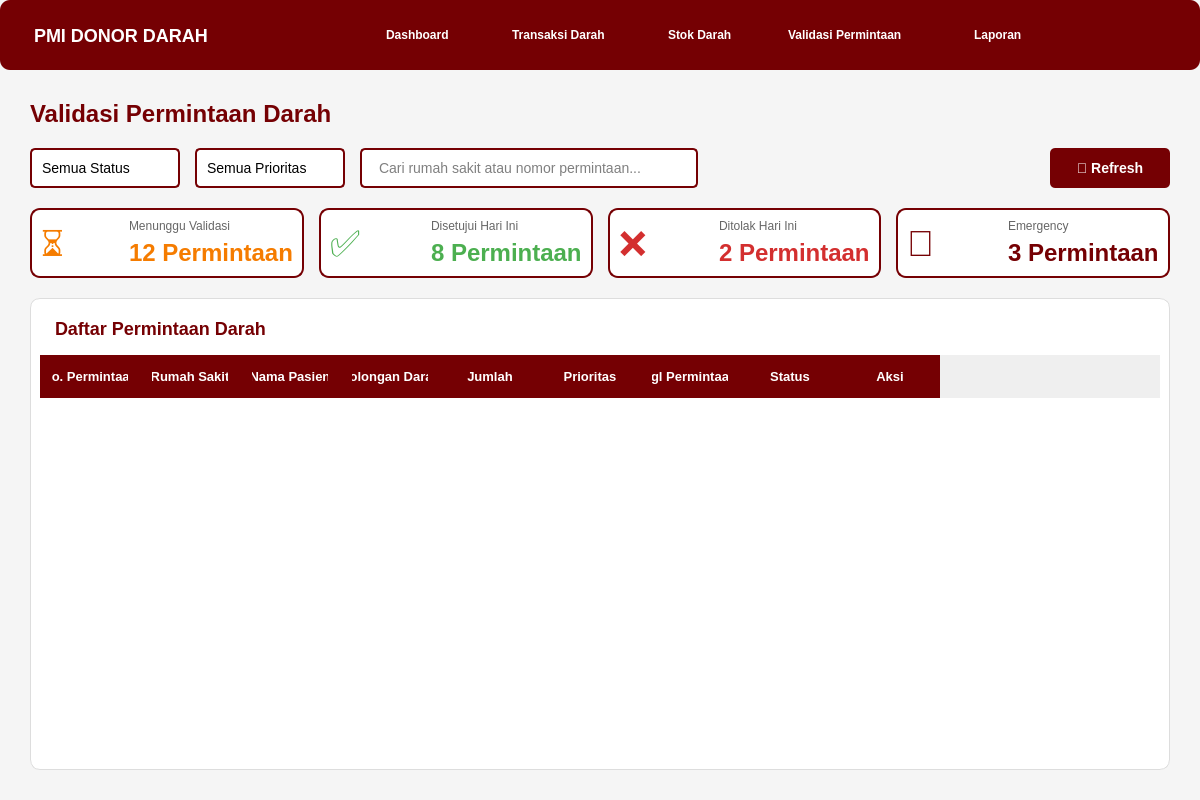
<?xml version="1.0" encoding="UTF-8"?>
<ui version="4.0">
 <class>MainWindow</class>
 <widget class="QMainWindow" name="MainWindow">
  <property name="geometry">
   <rect>
    <x>0</x>
    <y>0</y>
    <width>1200</width>
    <height>800</height>
   </rect>
  </property>
  <property name="windowTitle">
   <string>Dashboard PMI - Donor Darah</string>
  </property>
  <property name="styleSheet">
   <string notr="true">
QMainWindow {
    background-color: #f5f5f5;
}
QPushButton {
    border: none;
    padding: 10px 20px;
    border-radius: 5px;
    font-weight: bold;
}
QPushButton:hover {
    opacity: 0.8;
}
QFrame {
    border-radius: 10px;
}
QLabel {
    color: #333333;
}
   </string>
  </property>
  <widget class="QWidget" name="centralwidget">
   <layout class="QVBoxLayout" name="verticalLayout">
    <property name="spacing">
     <number>0</number>
    </property>
    <property name="leftMargin">
     <number>0</number>
    </property>
    <property name="topMargin">
     <number>0</number>
    </property>
    <property name="rightMargin">
     <number>0</number>
    </property>
    <property name="bottomMargin">
     <number>0</number>
    </property>
    <item>
     <widget class="QFrame" name="navbar">
      <property name="minimumSize">
       <size>
        <width>0</width>
        <height>70</height>
       </size>
      </property>
      <property name="maximumSize">
       <size>
        <width>16777215</width>
        <height>70</height>
       </size>
      </property>
      <property name="styleSheet">
       <string notr="true">
QFrame#navbar {
    background-color: #750003;
}
QPushButton {
    color: white;
    background-color: transparent;
    text-align: left;
    padding: 15px 25px;
}
QPushButton:hover {
    background-color: rgba(255, 255, 255, 0.1);
}
QPushButton:pressed {
    background-color: rgba(255, 255, 255, 0.2);
}
       </string>
      </property>
      <property name="frameShape">
       <enum>QFrame::StyledPanel</enum>
      </property>
      <layout class="QHBoxLayout" name="horizontalLayout">
       <item>
        <widget class="QLabel" name="logoLabel">
         <property name="minimumSize">
          <size>
           <width>200</width>
           <height>0</height>
          </size>
         </property>
         <property name="styleSheet">
          <string notr="true">color: white; font-size: 18px; font-weight: bold; padding-left: 20px;</string>
         </property>
         <property name="text">
          <string>PMI DONOR DARAH</string>
         </property>
        </widget>
       </item>
       <item>
        <spacer name="horizontalSpacer">
         <property name="orientation">
          <enum>Qt::Horizontal</enum>
         </property>
         <property name="sizeHint" stdset="0">
          <size>
           <width>40</width>
           <height>20</height>
          </size>
         </property>
        </spacer>
       </item>
       <item>
        <widget class="QPushButton" name="btnDashboard">
         <property name="minimumSize">
          <size>
           <width>120</width>
           <height>0</height>
          </size>
         </property>
         <property name="text">
          <string>Dashboard</string>
         </property>
        </widget>
       </item>
       <item>
        <widget class="QPushButton" name="btnTransaksi">
         <property name="minimumSize">
          <size>
           <width>150</width>
           <height>0</height>
          </size>
         </property>
         <property name="text">
          <string>Transaksi Darah</string>
         </property>
        </widget>
       </item>
       <item>
        <widget class="QPushButton" name="btnStok">
         <property name="minimumSize">
          <size>
           <width>100</width>
           <height>0</height>
          </size>
         </property>
         <property name="text">
          <string>Stok Darah</string>
         </property>
        </widget>
       </item>
       <item>
        <widget class="QPushButton" name="btnValidasi">
         <property name="minimumSize">
          <size>
           <width>180</width>
           <height>0</height>
          </size>
         </property>
         <property name="text">
          <string>Validasi Permintaan</string>
         </property>
        </widget>
       </item>
       <item>
        <widget class="QPushButton" name="btnLaporan">
         <property name="minimumSize">
          <size>
           <width>100</width>
           <height>0</height>
          </size>
         </property>
         <property name="text">
          <string>Laporan</string>
         </property>
        </widget>
       </item>
       <item>
        <spacer name="horizontalSpacer_2">
         <property name="orientation">
          <enum>Qt::Horizontal</enum>
         </property>
         <property name="sizeHint" stdset="0">
          <size>
           <width>40</width>
           <height>20</height>
          </size>
         </property>
        </spacer>
       </item>
      </layout>
     </widget>
    </item>
    <item>
     <widget class="QWidget" name="validasiPermintaanPage">
      <layout class="QVBoxLayout" name="verticalLayout_2">
       <property name="spacing">
        <number>20</number>
       </property>
       <property name="leftMargin">
        <number>30</number>
       </property>
       <property name="topMargin">
        <number>30</number>
       </property>
       <property name="rightMargin">
        <number>30</number>
       </property>
       <property name="bottomMargin">
        <number>30</number>
       </property>
       <item>
        <widget class="QLabel" name="titleLabel">
         <property name="styleSheet">
          <string notr="true">font-size: 24px; font-weight: bold; color: #750003;</string>
         </property>
         <property name="text">
          <string>Validasi Permintaan Darah</string>
         </property>
        </widget>
       </item>
       <item>
        <layout class="QHBoxLayout" name="filterLayout">
         <property name="spacing">
          <number>15</number>
         </property>
         <item>
          <widget class="QComboBox" name="filterStatus">
           <property name="minimumSize">
            <size>
             <width>150</width>
             <height>40</height>
            </size>
           </property>
           <property name="styleSheet">
            <string notr="true">
QComboBox {
    background-color: white;
    border: 2px solid #750003;
    border-radius: 5px;
    padding: 5px 10px;
    font-size: 14px;
}
QComboBox:hover {
    border-color: #950005;
}
QComboBox::drop-down {
    border: none;
}
QComboBox::down-arrow {
    image: none;
    border-left: 5px solid transparent;
    border-right: 5px solid transparent;
    border-top: 5px solid #750003;
    margin-right: 10px;
}
            </string>
           </property>
           <item>
            <property name="text">
             <string>Semua Status</string>
            </property>
           </item>
           <item>
            <property name="text">
             <string>Pending</string>
            </property>
           </item>
           <item>
            <property name="text">
             <string>Disetujui</string>
            </property>
           </item>
           <item>
            <property name="text">
             <string>Ditolak</string>
            </property>
           </item>
          </widget>
         </item>
         <item>
          <widget class="QComboBox" name="filterPrioritas">
           <property name="minimumSize">
            <size>
             <width>150</width>
             <height>40</height>
            </size>
           </property>
           <property name="styleSheet">
            <string notr="true">
QComboBox {
    background-color: white;
    border: 2px solid #750003;
    border-radius: 5px;
    padding: 5px 10px;
    font-size: 14px;
}
QComboBox:hover {
    border-color: #950005;
}
QComboBox::drop-down {
    border: none;
}
QComboBox::down-arrow {
    image: none;
    border-left: 5px solid transparent;
    border-right: 5px solid transparent;
    border-top: 5px solid #750003;
    margin-right: 10px;
}
            </string>
           </property>
           <item>
            <property name="text">
             <string>Semua Prioritas</string>
            </property>
           </item>
           <item>
            <property name="text">
             <string>Emergency</string>
            </property>
           </item>
           <item>
            <property name="text">
             <string>Urgent</string>
            </property>
           </item>
           <item>
            <property name="text">
             <string>Normal</string>
            </property>
           </item>
          </widget>
         </item>
         <item>
          <widget class="QLineEdit" name="searchBox">
           <property name="minimumSize">
            <size>
             <width>250</width>
             <height>40</height>
            </size>
           </property>
           <property name="styleSheet">
            <string notr="true">
QLineEdit {
    background-color: white;
    border: 2px solid #750003;
    border-radius: 5px;
    padding: 5px 15px;
    font-size: 14px;
}
QLineEdit:focus {
    border-color: #950005;
}
            </string>
           </property>
           <property name="placeholderText">
            <string>Cari rumah sakit atau nomor permintaan...</string>
           </property>
          </widget>
         </item>
         <item>
          <spacer name="horizontalSpacer_3">
           <property name="orientation">
            <enum>Qt::Horizontal</enum>
           </property>
           <property name="sizeHint" stdset="0">
            <size>
             <width>40</width>
             <height>20</height>
            </size>
           </property>
          </spacer>
         </item>
         <item>
          <widget class="QPushButton" name="btnRefresh">
           <property name="minimumSize">
            <size>
             <width>120</width>
             <height>40</height>
            </size>
           </property>
           <property name="styleSheet">
            <string notr="true">
QPushButton {
    background-color: #750003;
    color: white;
    border: none;
    border-radius: 5px;
    font-size: 14px;
    font-weight: bold;
}
QPushButton:hover {
    background-color: #950005;
}
QPushButton:pressed {
    background-color: #550002;
}
            </string>
           </property>
           <property name="text">
            <string>🔄 Refresh</string>
           </property>
          </widget>
         </item>
        </layout>
       </item>
       <item>
        <layout class="QHBoxLayout" name="summaryLayout">
         <property name="spacing">
          <number>15</number>
         </property>
         <item>
          <widget class="QFrame" name="cardPending">
           <property name="styleSheet">
            <string notr="true">
QFrame#cardPending {
    background-color: white;
    border: 2px solid #750003;
}
            </string>
           </property>
           <property name="frameShape">
            <enum>QFrame::StyledPanel</enum>
           </property>
           <layout class="QHBoxLayout" name="horizontalLayout_2">
            <item>
             <widget class="QLabel" name="iconPending">
              <property name="styleSheet">
               <string notr="true">font-size: 36px; color: #f57c00;</string>
              </property>
              <property name="text">
               <string>⏳</string>
              </property>
             </widget>
            </item>
            <item>
             <layout class="QVBoxLayout" name="verticalLayout_3">
              <item>
               <widget class="QLabel" name="lblPending">
                <property name="styleSheet">
                 <string notr="true">font-size: 12px; color: #666;</string>
                </property>
                <property name="text">
                 <string>Menunggu Validasi</string>
                </property>
               </widget>
              </item>
              <item>
               <widget class="QLabel" name="valuePending">
                <property name="styleSheet">
                 <string notr="true">font-size: 24px; font-weight: bold; color: #f57c00;</string>
                </property>
                <property name="text">
                 <string>12 Permintaan</string>
                </property>
               </widget>
              </item>
             </layout>
            </item>
           </layout>
          </widget>
         </item>
         <item>
          <widget class="QFrame" name="cardDisetujui">
           <property name="styleSheet">
            <string notr="true">
QFrame#cardDisetujui {
    background-color: white;
    border: 2px solid #750003;
}
            </string>
           </property>
           <property name="frameShape">
            <enum>QFrame::StyledPanel</enum>
           </property>
           <layout class="QHBoxLayout" name="horizontalLayout_3">
            <item>
             <widget class="QLabel" name="iconDisetujui">
              <property name="styleSheet">
               <string notr="true">font-size: 36px; color: #4caf50;</string>
              </property>
              <property name="text">
               <string>✅</string>
              </property>
             </widget>
            </item>
            <item>
             <layout class="QVBoxLayout" name="verticalLayout_4">
              <item>
               <widget class="QLabel" name="lblDisetujui">
                <property name="styleSheet">
                 <string notr="true">font-size: 12px; color: #666;</string>
                </property>
                <property name="text">
                 <string>Disetujui Hari Ini</string>
                </property>
               </widget>
              </item>
              <item>
               <widget class="QLabel" name="valueDisetujui">
                <property name="styleSheet">
                 <string notr="true">font-size: 24px; font-weight: bold; color: #4caf50;</string>
                </property>
                <property name="text">
                 <string>8 Permintaan</string>
                </property>
               </widget>
              </item>
             </layout>
            </item>
           </layout>
          </widget>
         </item>
         <item>
          <widget class="QFrame" name="cardDitolak">
           <property name="styleSheet">
            <string notr="true">
QFrame#cardDitolak {
    background-color: white;
    border: 2px solid #750003;
}
            </string>
           </property>
           <property name="frameShape">
            <enum>QFrame::StyledPanel</enum>
           </property>
           <layout class="QHBoxLayout" name="horizontalLayout_4">
            <item>
             <widget class="QLabel" name="iconDitolak">
              <property name="styleSheet">
               <string notr="true">font-size: 36px; color: #d32f2f;</string>
              </property>
              <property name="text">
               <string>❌</string>
              </property>
             </widget>
            </item>
            <item>
             <layout class="QVBoxLayout" name="verticalLayout_5">
              <item>
               <widget class="QLabel" name="lblDitolak">
                <property name="styleSheet">
                 <string notr="true">font-size: 12px; color: #666;</string>
                </property>
                <property name="text">
                 <string>Ditolak Hari Ini</string>
                </property>
               </widget>
              </item>
              <item>
               <widget class="QLabel" name="valueDitolak">
                <property name="styleSheet">
                 <string notr="true">font-size: 24px; font-weight: bold; color: #d32f2f;</string>
                </property>
                <property name="text">
                 <string>2 Permintaan</string>
                </property>
               </widget>
              </item>
             </layout>
            </item>
           </layout>
          </widget>
         </item>
         <item>
          <widget class="QFrame" name="cardEmergency">
           <property name="styleSheet">
            <string notr="true">
QFrame#cardEmergency {
    background-color: white;
    border: 2px solid #750003;
}
            </string>
           </property>
           <property name="frameShape">
            <enum>QFrame::StyledPanel</enum>
           </property>
           <layout class="QHBoxLayout" name="horizontalLayout_5">
            <item>
             <widget class="QLabel" name="iconEmergency">
              <property name="styleSheet">
               <string notr="true">font-size: 36px; color: #750003;</string>
              </property>
              <property name="text">
               <string>🚨</string>
              </property>
             </widget>
            </item>
            <item>
             <layout class="QVBoxLayout" name="verticalLayout_6">
              <item>
               <widget class="QLabel" name="lblEmergency">
                <property name="styleSheet">
                 <string notr="true">font-size: 12px; color: #666;</string>
                </property>
                <property name="text">
                 <string>Emergency</string>
                </property>
               </widget>
              </item>
              <item>
               <widget class="QLabel" name="valueEmergency">
                <property name="styleSheet">
                 <string notr="true">font-size: 24px; font-weight: bold; color: #750003;</string>
                </property>
                <property name="text">
                 <string>3 Permintaan</string>
                </property>
               </widget>
              </item>
             </layout>
            </item>
           </layout>
          </widget>
         </item>
        </layout>
       </item>
       <item>
        <widget class="QFrame" name="tableFrame">
         <property name="styleSheet">
          <string notr="true">
QFrame#tableFrame {
    background-color: white;
    border: 1px solid #ddd;
}
          </string>
         </property>
         <property name="frameShape">
          <enum>QFrame::StyledPanel</enum>
         </property>
         <layout class="QVBoxLayout" name="verticalLayout_7">
          <item>
           <widget class="QLabel" name="lblTableTitle">
            <property name="styleSheet">
             <string notr="true">font-size: 18px; font-weight: bold; color: #750003; padding: 10px;</string>
            </property>
            <property name="text">
             <string>Daftar Permintaan Darah</string>
            </property>
           </widget>
          </item>
          <item>
           <widget class="QTableWidget" name="tablePermintaan">
            <property name="styleSheet">
             <string notr="true">
QTableWidget {
    border: none;
    background-color: white;
    gridline-color: #f0f0f0;
}
QHeaderView::section {
    background-color: #750003;
    color: white;
    padding: 12px;
    border: none;
    font-weight: bold;
    font-size: 13px;
}
QTableWidget::item {
    padding: 10px;
    border-bottom: 1px solid #f0f0f0;
}
QTableWidget::item:selected {
    background-color: #ffeaea;
    color: #333333;
}
             </string>
            </property>
            <property name="alternatingRowColors">
             <bool>true</bool>
            </property>
            <property name="selectionBehavior">
             <enum>QAbstractItemView::SelectRows</enum>
            </property>
            <column>
             <property name="text">
              <string>No. Permintaan</string>
             </property>
            </column>
            <column>
             <property name="text">
              <string>Rumah Sakit</string>
             </property>
            </column>
            <column>
             <property name="text">
              <string>Nama Pasien</string>
             </property>
            </column>
            <column>
             <property name="text">
              <string>Golongan Darah</string>
             </property>
            </column>
            <column>
             <property name="text">
              <string>Jumlah</string>
             </property>
            </column>
            <column>
             <property name="text">
              <string>Prioritas</string>
             </property>
            </column>
            <column>
             <property name="text">
              <string>Tgl Permintaan</string>
             </property>
            </column>
            <column>
             <property name="text">
              <string>Status</string>
             </property>
            </column>
            <column>
             <property name="text">
              <string>Aksi</string>
             </property>
            </column>
           </widget>
          </item>
         </layout>
        </widget>
       </item>
      </layout>
     </widget>
    </item>
   </layout>
  </widget>
 </widget>
 <resources/>
 <connections/>
</ui>
